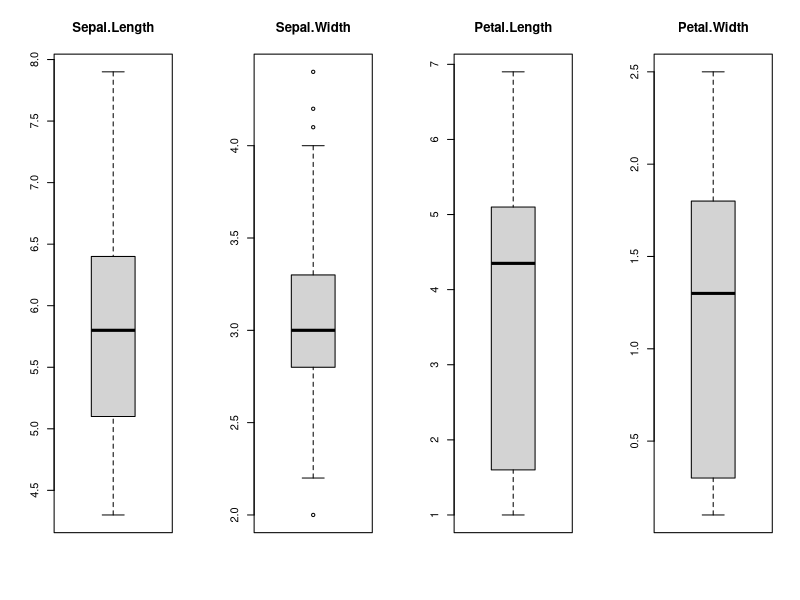
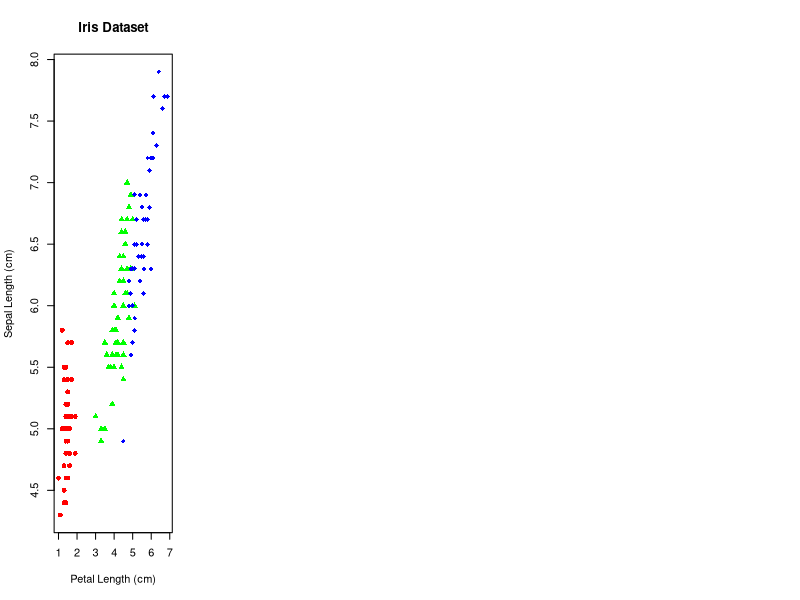
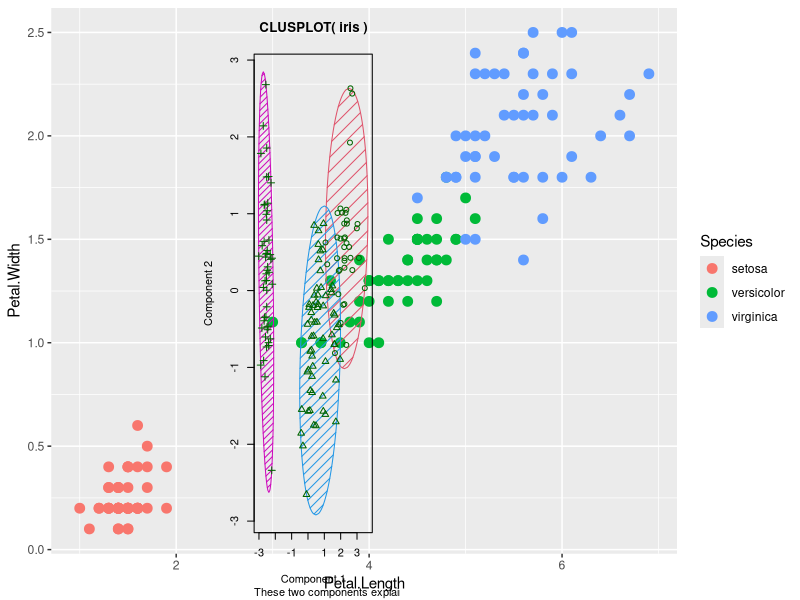
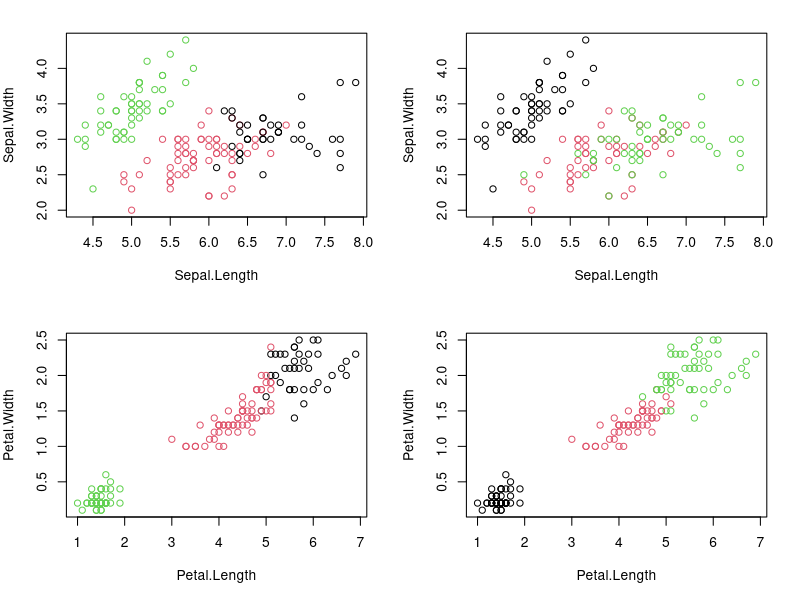

Here is the R script that generated these plots, in order:
## ---- chunk 1
data(iris)
## ---- chunk 2
iris <- iris
## ---- chunk 3
head(iris)
View(iris)
## ---- chunk 4
names(iris) 
## ---- chunk 5
# dimensions of dataset
dim(iris)
## ---- chunk 6
# list types for each attribute
sapply(iris,class)
## ---- chunk 7
# take a peek at the first 5 rows of the data
head(iris)
# list the levels for the class
levels(iris$Species)
## ---- chunk 8
# summarize the class distribution
percentage <- prop.table(table(iris$Species)) * 100
## ---- chunk 9
cbind(freq=table(iris$Specie), percentage=percentage)
## ---- chunk 10
# summarize attribute distributions
summary(iris)
## ---- chunk 11
x <- iris[,1:4]
y <- iris[,5]
#Given that the input variables are numeric, we can create box and whisker plots of each.
## ---- chunk 12
# boxplot for each attribute on one image
par(mfrow=c(1,4))
   for(i in 1:4) {
   boxplot(x[,i], main=names(iris)[i])
   }

## ---- chunk 13
plot(Sepal.Length ~ Petal.Length,
        xlab = "Petal Length (cm)",
        ylab = "Sepal Length (cm)",
        pch = c(16, 17, 18)[as.numeric(Species)],  # different 'pch' types 
        main = "Iris Dataset",
        col = c("red", "green","blue")[as.numeric(Species)],
        data = iris)
 # Put `iris.testLabels` in a data frame
## ---- chunk 14
set.seed(1234)
ind <- sample(1:2, nrow(iris), replace=TRUE, prob=c(0.95, 0.05))
ind
#set.seed() function in R is used to reproduce results i.e.  it produces the same sample again and again. When we generate randoms numbers without set.seed() function it will produce different samples at different time of execution.
## ---- chunk 15
length(ind)
## ---- chunk 16
# Compose training set
iris.training <- iris[ind==1, 1:4]
# Inspect training set
dim(iris.training)
## ---- chunk 17
# Compose test set
iris.test <- iris[ind==2, 1:4]
# Inspect test set
dim(iris.test)
## ---- chunk 18
# Compose `iris` training labels
iris.trainLabels <- iris[ind==1,5]
# Inspect result
print(iris.trainLabels)
## ---- chunk 19
# Compose `iris` test labels
iris.testLabels <- iris[ind==2, 5]
# Inspect result
print(iris.testLabels)
## ---- chunk 20
irisTestLabels <- data.frame(iris.testLabels)
## ---- chunk 21
#install.packages('class')
library(class)
# Build?the model
iris_pred <- knn(train = iris.training, test = iris.test, cl = iris.trainLabels, k=3)
# Inspect `iris_pred`
print(iris_pred)
## ---- chunk 22
# Put `iris.testLabels` in a data frame
irisTestLabels <- data.frame(iris.testLabels)
# Merge `iris_pred` and `iris.testLabels` 
merge_acc_test <- data.frame(iris_pred,iris.testLabels)

names(merge_acc_test) <- c("Predicted Species", "Observed Species")
merge_acc_test
table(merge_acc_test[1]==merge_acc_test[2])
## ---- chunk 23
100 * table(merge_acc_test[1]==merge_acc_test[2])["TRUE"]/length(iris.testLabels)
## ---- chunk 24
install.packages("tidyverse")
## ---- chunk 25
library(ggplot2)
ggplot(iris, aes(Petal.Length, Petal.Width)) + geom_point(aes(col=Species), size=3)
set.seed(101)
irisCluster <- kmeans(iris[,1:4], center=3, nstart=20)
irisCluster
## ---- chunk 26
library(cluster)
 clusplot(iris, irisCluster$cluster, color=T, shade=T, labels=0, lines=0)
tot.withinss <- vector(mode="character", length=10)
## ---- chunk 27
iris.new<- iris[,c(1,2,3,4)]
iris.class<- iris[,"Species"]
head(iris.new)
## ---- chunk 28
result<- kmeans(iris.new,3) #aplly k-means algorithm with no. of centroids(k)=3
result$size # gives no. of records in each cluster
## ---- chunk 29
result$centers # gives value of cluster center datapoint value(3 centers for k=3)
## ---- chunk 30
result$cluster #gives clus?er vector showing the custer where each record falls
## ---- chunk 31
par(mfrow=c(2,2), mar=c(5,4,2,2))
plot(iris.new[c(1,2)], col=result$cluster)# Plot to see how Sepal.Length and Sepal.Width data points have been distributed in cl?sters
plot(iris.new[c(1,2)], col=iris.class)# Plot to see how Sepal.Length and Sepal.Width data points have been distributed originally as per "class" attribute in dataset
plot(iris.new[c(3,4)], col=result$cluster)# Plot to see how Petal.Length and Petal.W?dth data points have been distributed in clusters
plot(iris.new[c(3,4)], col=iris.class)
## ---- chunk 32
ta<-table(irisCluster$cluster, iris$Species)
ta
## ---- chunk 33
install.packages("e1071")
library("e1071")
## ---- chunk 34


## ---- chunk 35

## ---- chunk 36

## ---- chunk 37

## ---- chunk 38


## ---- chunk 39

